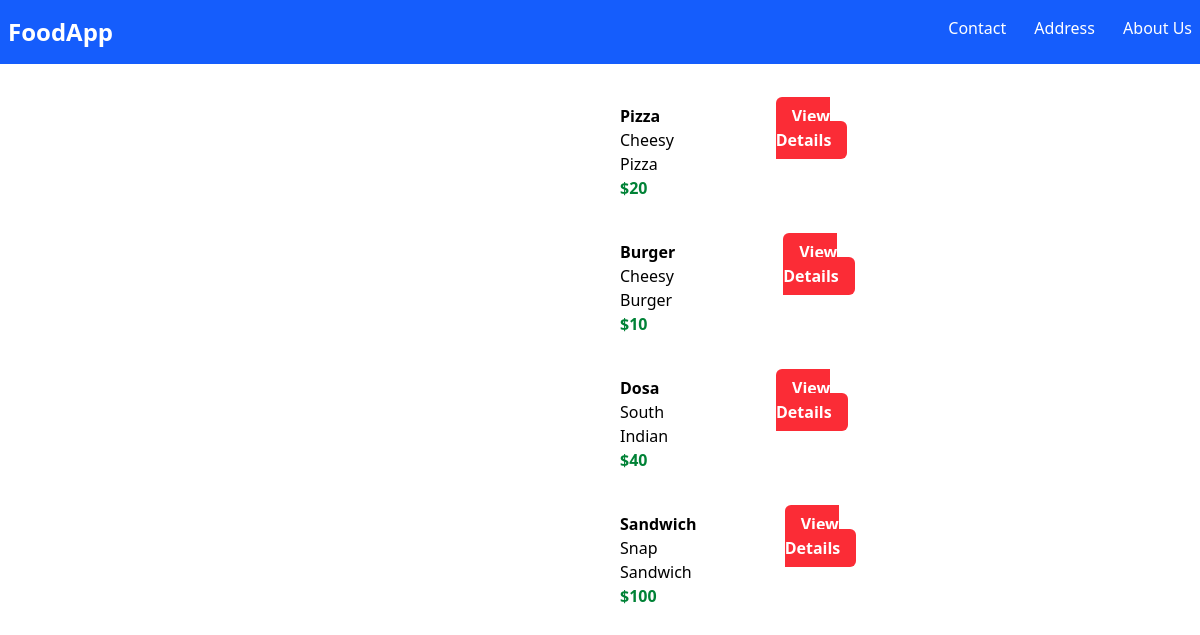
The page /myapp/index/ on the database as committed earlier.
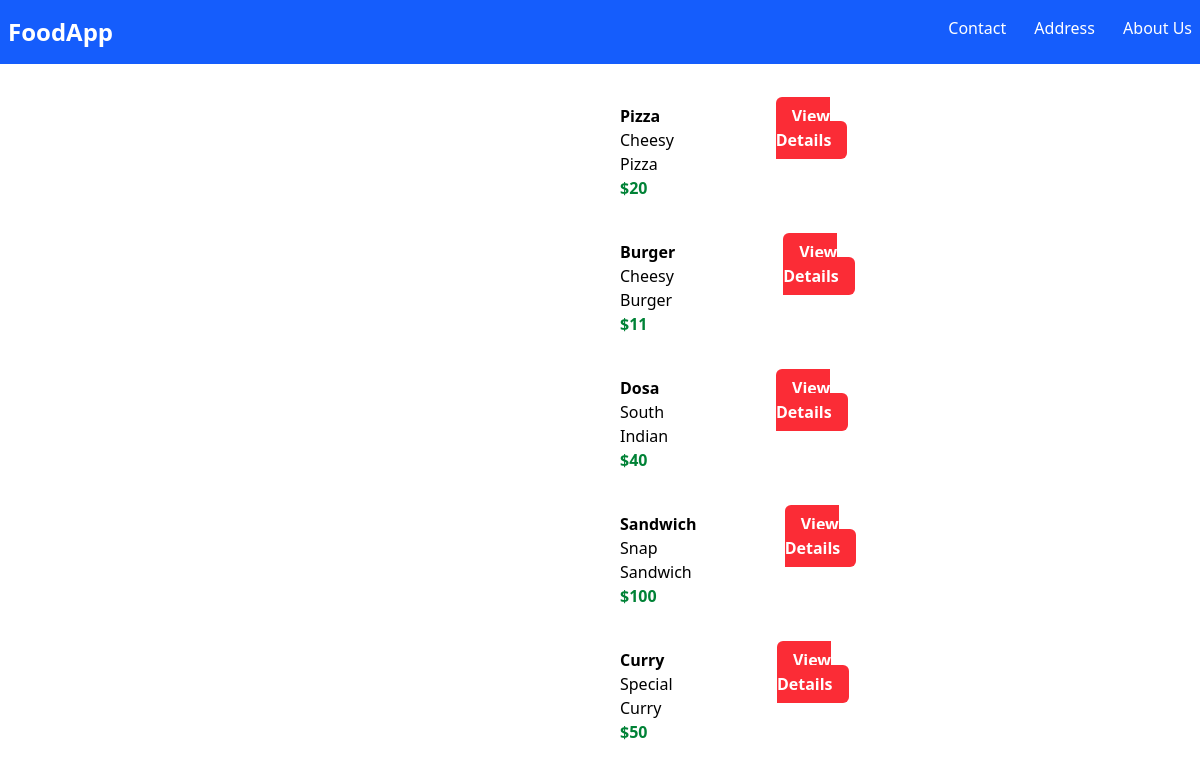
The same page on the database as committed later.
### myapp/models.py (models this page shows, shortened)
class Item(models.Model):
    item_name = models.CharField(max_length=200)
    item_desc = models.CharField()
    item_price = models.IntegerField()
    item_image = models.CharField(max_length=500, default='https://storage.googleapis.com/ds-builder-bucket/000_menu_placeholder.png')

### myapp/views.py (the view)
# urls.py: path('index/', views.index,name='index'),
def index(request):
    item_list = Item.objects.all()
    context = {
        'item_list': item_list
    }
    return render(request,"myapp/index.html",context) #Rendering the html template

### myapp/templates/myapp/index.html (shortened to what this page needs)
{% extends 'myapp/base.html' %}
{% block body %}
<div>
    {% for item in item_list %}
    <div class="flex m-10 w-1/2 mx-auto">
        <div>
        </div>
        <div class="mx-16">
            <div class="font-bold">{{item.item_name}}</div>
            <div>{{item.item_desc}}</div>
            <div class="text-green-700 font-bold">${{item.item_price}}</div>
        </div>
            <div>
                <a class="bg-red-500 text-white font-bold px-4 py-2 rounded-md"href="{% url 'myapp:detail' item.id %}">View Details</a>
            </div>
    </div>
    {% endfor %}
</div>
{% endblock %}

### myapp/templates/myapp/base.html (shortened to what this page needs)
<!DOCTYPE html>
<html lang="en">
<head>
    <script src="https://cdn.jsdelivr.net/npm/@tailwindcss/browser@4"></script>
</head>
<body>
        <nav class="bg-blue-600 text-white">
    <div class="flex justify-between px-2 py-4">
        <a class="font-bold text-2xl" href="">FoodApp</a>
        <div class="space-x-6">
            <a href="">Contact</a>
            <a href="">Address</a>
            <a href="">About Us</a>
        </div>
    </div>
    </nav>
{% block body %}
{% endblock %}
</body>
</html>

Rows that differ between the two databases and show on the page:
changed Item "Burger": item_price "10" → "11"
added Item: item_name "Curry", item_desc "Special Curry", item_price "50"
